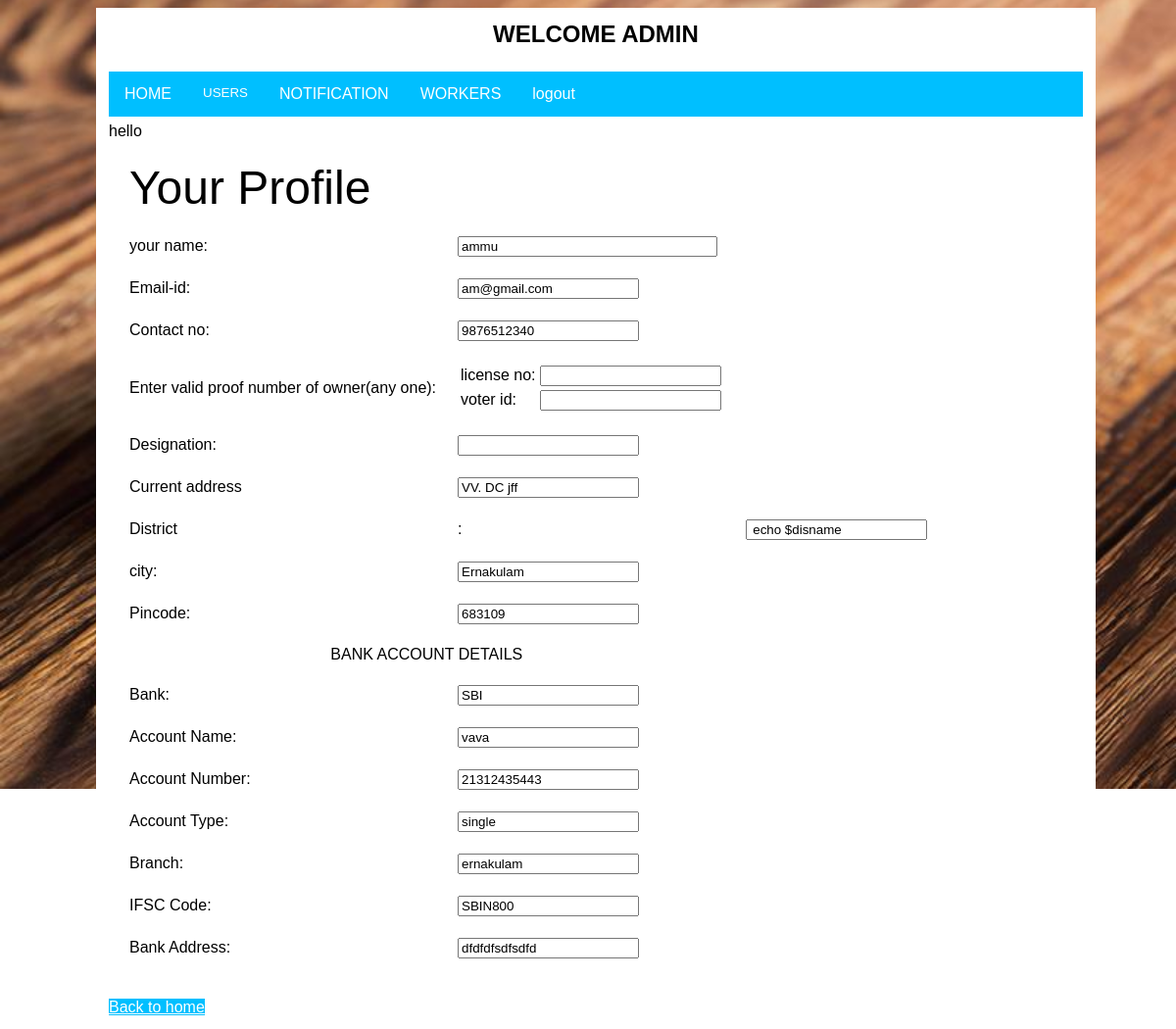
Screenshot of /admin_ownerview.php?id=1&name=oid12 with the database file from the repository.
### tables this page shows
CREATE TABLE `owner` (
  `no` varchar(15) NOT NULL,
  `name` varchar(30) DEFAULT NULL,
  `phoneno` varchar(25) NOT NULL,
  `email` varchar(35) NOT NULL,
  `dob` date DEFAULT NULL,
  `license` varchar(30) NOT NULL,
  `viterid` varchar(30) NOT NULL,
  `curaddress` varchar(350) DEFAULT NULL,
  `city` varchar(350) DEFAULT NULL,
  `disno` int(3) DEFAULT NULL,
  `pin` varchar(10) DEFAULT NULL,
  `desg` varchar(20) DEFAULT NULL,
  `ono` varchar(15) DEFAULT NULL,
  `ora` varchar(3) DEFAULT NULL,
  `num` int(15) DEFAULT NULL,
  `apornot` int(1) DEFAULT 0,
  `odate` datetime DEFAULT current_timestamp()
);

CREATE TABLE `account` (
  `no` varchar(15) NOT NULL,
  `bank` varchar(35) NOT NULL,
  `acc_name` varchar(35) NOT NULL,
  `acc_number` varchar(35) NOT NULL,
  `acc_type` varchar(35) NOT NULL,
  `branch` varchar(35) NOT NULL,
  `isc` varchar(35) NOT NULL,
  `baddress` varchar(250) DEFAULT NULL,
  `amount` int(10) DEFAULT 0,
  `deposit` varchar(15) DEFAULT NULL
);

### viewowner.php (the view, shortened to what this page needs)
<html>
<head>
	</head>
	<body>
	 <form action="updatereg.php" method="POST">
		    <table cellspacing="20">
		    	<tr><td colspan="2"><font size="7">Your Profile</font></td></tr>
	          <tr><td  class="col">
	            your name:</td><td>
	                  <input type="text" name="name" placeholder="user name" size="30" value="<?php echo $name;?>" >
	                  </td></tr>
  <tr><td>
	           Email-id:</td>
	           <td><input type="text" value="<?php echo $email; ?>"></td></tr>
	           <tr><td>
	           Contact no:</td>
	           <td><input type="text" name="cno" value="<?php echo $ph;?>"></td></tr>
	           <tr>
	           <td>Enter valid proof number of owner(any one):</td>
	           <td><table><tr><td>
	             license no:</td><td><input type="text" value="<?php echo $lic;?>"></td></tr>
	             <tr>
	             <td>voter id:</td><td><input type="text" value="<?php echo $vot;?>"></td>
	             </tr></table></td></tr>
	             <tr><td>Designation:</td><td><input type="<?php echo $desg; ?>"></td></tr>
	                  <tr><td>Current address</td><td><input type="text" name="cur" value="<?php echo $cur;?>"></td></tr>
	               <?php    $sql=$conn->query("select * from district where disno='$dist'");
	                                         if($sql->num_rows >0)
	                                         {
	echo' <tr><td>District</td><td>:</td>
	              <td><input type="text" name="district" value=" echo $disname">
	              </td>
       </tr>';
       }
       ?>
       <?php
       $sql=$conn->query("select * from account where no='$userid'");
if($sql->num_rows >0)
{?>
       <tr><td>city:</td><td><input type="text" value="<?php echo $city; ?>"></td></tr>
       <tr><td>Pincode:</td><td><input type="text" value="<?php echo $pin;?>"></td></tr>
<tr><td colspan="2" align="center">BANK ACCOUNT DETAILS </td></tr>
		<tr><td >Bank:</td><td><input type="text" name="bank" value="<?php echo $bank;?>"></td></tr>
		<tr>
			<td >Account Name: </td><td><input type="text" name="acc_name" value="<?php echo $acc_name;?>"></td></tr>
			 <tr><td >Account Number:</td><td> <input type="text" name="acc_number" value="<?php echo $acc_number;?>"></td></tr>
			 <tr><td> Account Type:</td><td><input type="text" name="acc_type" value="<?php echo $acc_type;?>"></td></tr>
			  <tr><td>  Branch:  </td><td><input type="text" name="branch" value="<?php echo $branch;?>"></td></tr>
			  <tr><td >  IFSC Code:</td><td><input type="text" name="ifsc" value="<?php echo $ifsc; ?>"></td></tr>
	<tr><td >   Bank Address: </td><td><input type="text" name="baddress" value="<?php echo $baddress;?>"></td></tr>
	<?php
}
else
{
}
?>
</table>
</body>
</html>

### dropdown.css (style rules this page uses)
body { font-family: Arial, Helvetica, sans-serif; }

### admin_home3.php (style rules this page uses)
body { background-image:url("images/im1.jpg"); height:100%; width:100%; background-position:center; background-repeat:no-repeat; background-size:cover; }

### rows the page displays
owner: name "ammu", email "am@gmail.com", cno "9876512340", cur "VV. DC jff", city "Ernakulam", pin "683109"
account: bank "SBI", acc_name "vava", acc_number "21312435443", acc_type "single", branch "ernakulam", ifsc "SBIN800", baddress "dfdfdfsdfsdfd"
